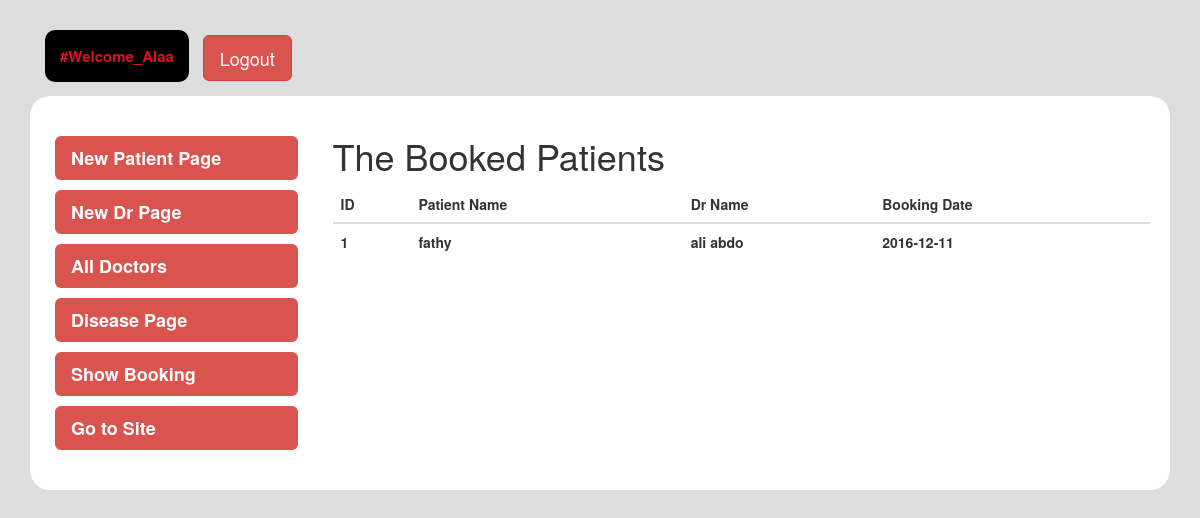
Screenshot of /admin?page=ShowBook (signed in) with the database file from the repository.
### tables this page shows
CREATE TABLE `book` (
  `id` int(10) NOT NULL,
  `b_patient_name` varchar(30) NOT NULL,
  `b_patient_dr` varchar(30) NOT NULL,
  `b_patient_date` date NOT NULL
);

### admin/controllers/c_ShowBook.php (called while the page is built, shortened)
<?php
	$obj = new Database('../models/info.php');
	$conn = $obj->Connect();
	$q = "SELECT * FROM `book`";
	$sql = mysqli_query($conn, $q);
	include 'views/ShowBook.php';
?>

### admin/views/ShowBook.php (the view)
<h1>The Booked Patients</h1>
<section>
	<div class="row">
		<div class="col-md-12 admin-aboutpage">
			<table class="table">
				<thead>
					<tr>
						<th>ID</th>
						<th>Patient Name</th>
						<th>Dr Name</th>
						<th>Booking Date</th>
					</tr>
				</thead>
				<tbody>
					<?php
						while($row = @mysqli_fetch_array($sql, MYSQLI_ASSOC)){
							echo "<tr>";
							echo "<td>{$row['id']}</td>";
							echo "<td>{$row['b_patient_name']}</td>";
							echo "<td>{$row['b_patient_dr']}</td>";
							echo "<td>{$row['b_patient_date']}</td>";
							echo "</tr>";
						}
					?>
				</tbody>
			</table>
		</div>
	</div>
</section>

### rows the page displays
book: id "1", b_patient_name "fathy", b_patient_dr "ali abdo", b_patient_date "2016-12-11"

### other values shown
$admin "Alaa"
